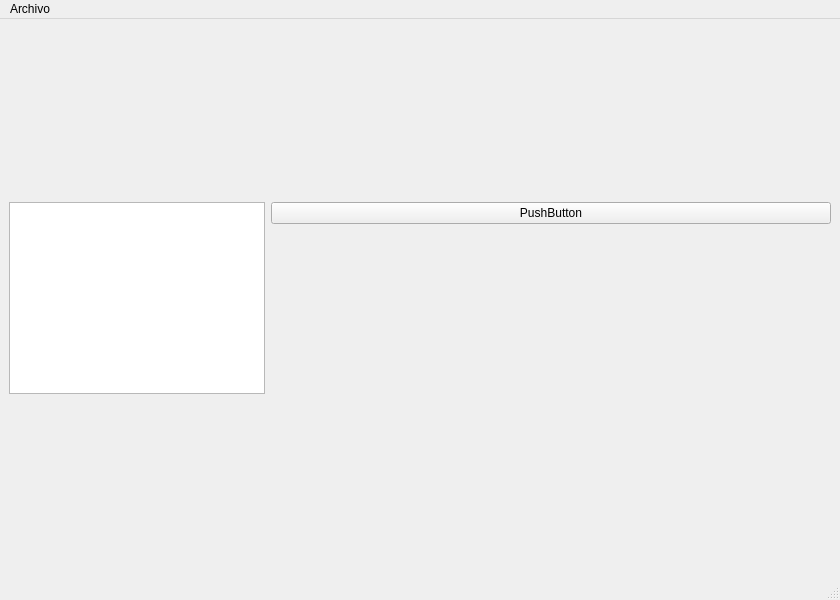
<?xml version="1.0" encoding="UTF-8"?>
<ui version="4.0">
 <class>MainWindow</class>
 <widget class="QMainWindow" name="MainWindow">
  <property name="geometry">
   <rect>
    <x>0</x>
    <y>0</y>
    <width>840</width>
    <height>600</height>
   </rect>
  </property>
  <property name="windowTitle">
   <string>MainWindow</string>
  </property>
  <widget class="QWidget" name="centralwidget">
   <layout class="QFormLayout" name="formLayout">
    <item row="0" column="0">
     <widget class="QTextEdit" name="textEdit"/>
    </item>
    <item row="0" column="1">
     <widget class="QPushButton" name="pushButton">
      <property name="text">
       <string>PushButton</string>
      </property>
     </widget>
    </item>
   </layout>
  </widget>
  <widget class="QMenuBar" name="menubar">
   <property name="geometry">
    <rect>
     <x>0</x>
     <y>0</y>
     <width>840</width>
     <height>23</height>
    </rect>
   </property>
   <widget class="QMenu" name="menuArchivo">
    <property name="title">
     <string>Archivo</string>
    </property>
    <addaction name="separator"/>
    <addaction name="separator"/>
    <addaction name="actionFile"/>
    <addaction name="separator"/>
    <addaction name="actionExit"/>
   </widget>
   <addaction name="menuArchivo"/>
  </widget>
  <widget class="QStatusBar" name="statusbar"/>
  <action name="actionFile">
   <property name="text">
    <string>File</string>
   </property>
  </action>
  <action name="actionExit">
   <property name="text">
    <string>Exit</string>
   </property>
  </action>
 </widget>
 <resources/>
 <connections/>
</ui>
